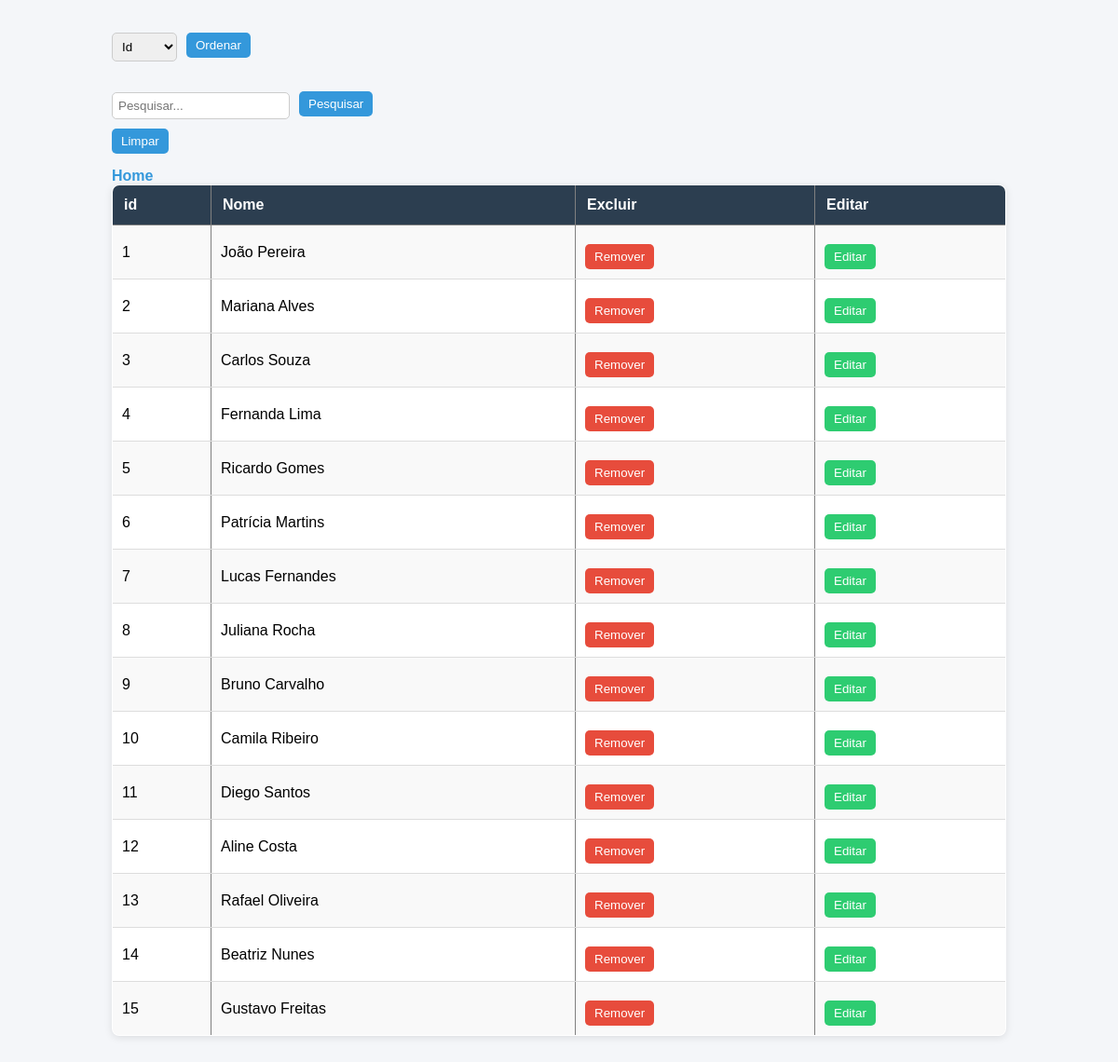
The page /clientes.php on the database its author committed.
### tables this page shows
CREATE TABLE cliente (
    id INT AUTO_INCREMENT PRIMARY KEY,
    nome VARCHAR(100)
);

### clientes.php (the view, shortened to what this page needs)
<?php
    include('config.php');
    $query = "
    SELECT *
    FROM cliente
    WHERE 1=1
    ";
?>
<!DOCTYPE html>
    <html lang="pt-br">
    <head>
        <link rel="stylesheet" href="style.css">
    </head>
    <body>
        <form method="POST">
            <select name="opcoes">
                <option value="id">Id</option>
            </select>
            <button type="submit">Ordenar</button>
        </form>
        <br>
        <form method="POST">
            <input type="text" name="pesquisa" placeholder="Pesquisar...">
            <button type="submit">Pesquisar</button>
        </form>
        <form method="POST">
            <button type="submit">Limpar</button>
        </form>
        <a href="home.php">Home</a>
        <table border='1'>
            <tr>
            <th>id</th>
            <th>Nome</th>
            <th>Excluir</th>
            <th>Editar</th>
            </tr>
            <?php
                $resultado = mysqli_query($conexao, $query);
                while ($row = mysqli_fetch_assoc($resultado))
                {   echo
                    "<tr>
                        <td>" . $row["id"] . "</td>
                        <td>" . $row["nome"] . "</td>" .
                        "<td>
                            <form action='remover.php' method='POST'>
                                <input type='hidden' name='tipo' value='cliente'>
                                <input type='hidden' name='id_para_ser_removido' value='" . $row["id"] . "'>
                                <input type='submit' value='Remover'>
                            </form>
                        </td>" .
                        "<td>
                            <form action='form_edit.php' method='POST'>
                                <input type='hidden' name='tipo' value='cliente'>
                                <input type='hidden' name='id_para_ser_editado' value='" . $row["id"] . "'>
                                <input type='submit' value='Editar'>
                            </form>
                        </td>" .
                    "</tr>";
                }
                echo "<br>";
            ?>
        </table>
    </body>
</html>

### style.css (style rules this page uses)
* { margin: 0; padding: 0; box-sizing: border-box; }
body { font-family: Arial, Helvetica, sans-serif; background-color: #f4f6f9; padding: 20px; max-width: 1000px; margin: auto; }
table { width: 100%; border-collapse: collapse; background: white; border-radius: 8px; overflow: hidden; box-shadow: 0 2px 8px rgba(0,0,0,0.1); margin-bottom: 20px; }
th { background-color: #2c3e50; color: white; padding: 12px; text-align: left; }
td { padding: 10px; border-bottom: 1px solid #ddd; }
tr:nth-child(even) { background-color: #f9f9f9; }
input[type="submit"], button { background-color: #3498db; color: white; border: none; padding: 6px 10px; border-radius: 5px; cursor: pointer; transition: 0.2s; }
form[action="remover.php"] input[type="submit"] { background-color: #e74c3c; }
form[action="form_edit.php"] input[type="submit"] { background-color: #2ecc71; }
input[type="text"], input[type="number"], input[type="date"], select { padding: 6px; border: 1px solid #ccc; border-radius: 5px; margin-top: 5px; }
form { margin-top: 10px; display: flex; gap: 10px; align-items: center; }
a { display: inline-block; margin-top: 15px; margin-right: 10px; text-decoration: none; color: #3498db; font-weight: bold; }

### rows shown on the page
cliente: id "1", nome "João Pereira"
cliente: id "2", nome "Mariana Alves"
cliente: id "3", nome "Carlos Souza"
cliente: id "4", nome "Fernanda Lima"
cliente: id "5", nome "Ricardo Gomes"
cliente: id "6", nome "Patrícia Martins"
cliente: id "7", nome "Lucas Fernandes"
cliente: id "8", nome "Juliana Rocha"
cliente: id "9", nome "Bruno Carvalho"
cliente: id "10", nome "Camila Ribeiro"
cliente: id "11", nome "Diego Santos"
cliente: id "12", nome "Aline Costa"
cliente: id "13", nome "Rafael Oliveira"
cliente: id "14", nome "Beatriz Nunes"
cliente: id "15", nome "Gustavo Freitas"
